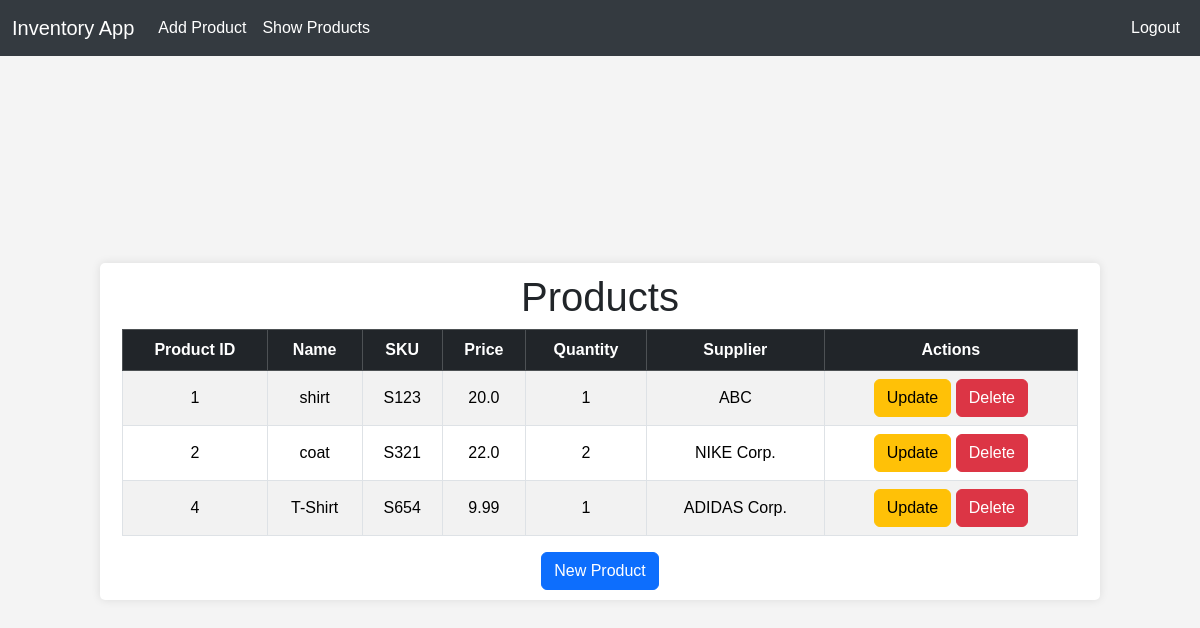
Page /list/ (signed in) on the earlier database version.
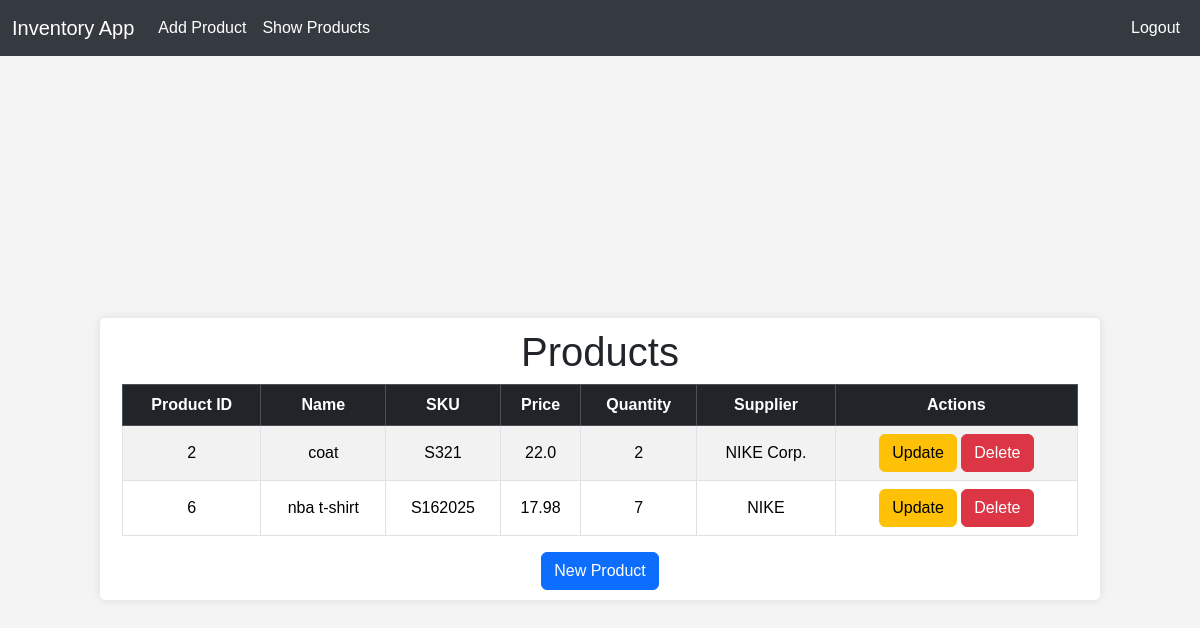
Same page on the later database version.
### invApp/models.py (models this page shows, shortened)
class Product(models.Model):
    product_id = models.AutoField(primary_key=True)
    name = models.CharField(max_length=100)
    sku = models.CharField(max_length=50, unique=True)
    price = models.FloatField()
    quantity = models.IntegerField()
    supplier = models.CharField(max_length=100)
    owner = models.ForeignKey(User, on_delete=models.CASCADE)

### invApp/views.py (the view)
# urls.py: path('list/', views.product_list_view, name='product_list'),
@login_required
def product_list_view(request):
    products = Product.objects.filter(owner=request.user)
    return render(request, 'invApp/product_list.html', {'products': products})

### invApp/templates/invApp/product_list.html (shortened to what this page needs)
{% extends "shared/layout.html" %}
{% block content %}
    <h1 class="text-center">Products</h1>
    <div class="container-fluid table-responsive">
        <table class="table table-bordered table-striped text-center">
            <thead class="table-dark">
                <tr>
                    <th>Product ID</th>
                    <th>Name</th>
                    <th>SKU</th>
                    <th>Price</th>
                    <th>Quantity</th>
                    <th>Supplier</th>
                    <th>Actions</th>
                </tr>
            </thead>
            <tbody>
                {% for product in products %}
                    <tr>
                        <td>{{ product.product_id }}</td>
                        <td>{{ product.name }}</td>
                        <td>{{ product.sku }}</td>
                        <td>{{ product.price }}</td>
                        <td>{{ product.quantity }}</td>
                        <td>{{ product.supplier }}</td>
                        <td>
                            <a href="{% url 'product_update' product.product_id %}" class="btn btn-warning">Update</a>
                            <a href="{% url 'product_delete' product.product_id %}" class="btn btn-danger">Delete</a>
                        </td>
                    </tr>
                {% endfor %}
            </tbody>
        </table>
        <div class="text-center">
            <a href="{% url 'product_create' %}" class="btn btn-primary">New Product</a>
        </div>
    </div>
{% endblock %}

### templates/shared/layout.html (shortened to what this page needs)
{% load static %}
<!DOCTYPE html>
<html lang="en">
<head >
    <link href="https://cdn.jsdelivr.net/npm/bootstrap@5.3.5/dist/css/bootstrap.min.css" rel="stylesheet"
>
    <link rel="stylesheet" href="{% static 'styles/styles.css' %}">
</head>
<body>
    <nav class="navbar navbar-expand-lg navbar-dark fixed-top">
        <div class="container-fluid">
            <a href="{% url 'home' %}" class="navbar-brand">Inventory App</a>
            <div class="collapse navbar-collapse" id="navbarNav">
                <ul class="navbar-nav">
                    {% if user.is_authenticated %}
                        <li class="nav-item">
                            <a href="{% url 'product_create' %}" class="nav-link">Add Product</a>
                        </li>
                        <li class="nav-item">
                            <a href="{% url 'product_list' %}" class="nav-link">Show Products</a>
                        </li>
                    {% endif %}
                </ul>
                <ul class="navbar-nav ms-auto">
                    {% if user.is_authenticated %}
                        <li class="nav-item">
                            <a href="{% url 'logout' %}" class="nav-link">Logout</a>
                        </li>
                    {% endif %}
                </ul>
            </div>
        </div>
    </nav>
    <div class="container">
        {% block content %}{% endblock %}
    </div>
</body>
</html>

### authApp/static/styles/styles.css (style rules this page uses)
body { font-family: Arial, sans-serif; background-color: #f4f4f4; padding-top: 56px; margin: 50px; padding: 50px; display: flex; justify-content: center; align-items: center; height: 75vh; min-width: 420px; overflow-x: auto; }
.navbar { background-color: #343a40; top: 0; width: 100%; z-index: 1000; }
.navbar-brand, .nav-link { color: #fff !important; }
.table th, .table td { vertical-align: middle; }
.container { background: #fff; padding: 10px; margin-top: auto; border-radius: 5px; box-shadow: 0 0 10px rgba(0, 0, 0, 0.1); justify-content: center; min-width: 320px; }

Differences in the rows shown:
removed Product: product_id "1", name "shirt", sku "S123", price "20.0", quantity "1", supplier "ABC"
removed Product: product_id "4", name "T-Shirt", sku "S654", price "9.99", quantity "1", supplier "ADIDAS Corp."
added Product: product_id "6", name "nba t-shirt", sku "S162025", price "17.98", quantity "7", supplier "NIKE"
